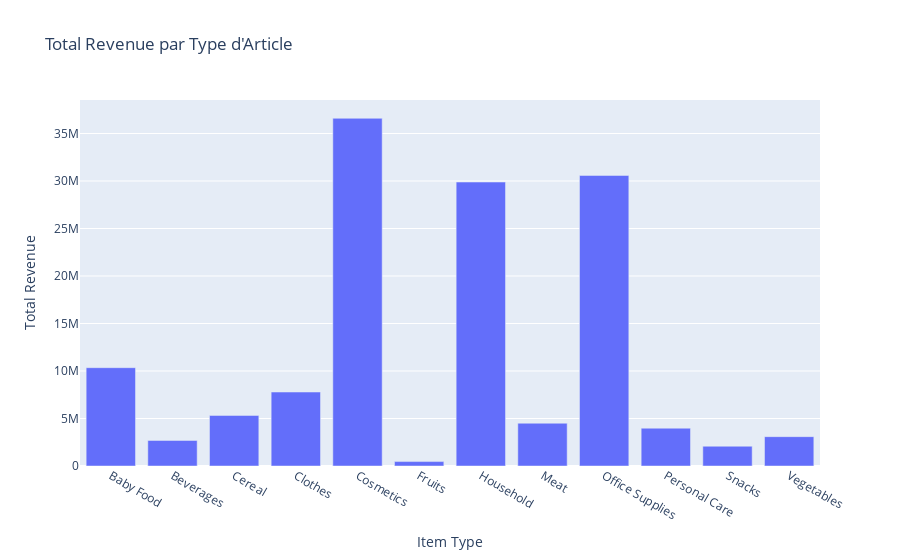

Notebook code for this chart:
### Code cell
fig_item = px.bar(item_summary, x='Item Type', y='Total Revenue', title='Total Revenue par Type d\'Article')
fig_item.show()

### Figure 1 — Plotly figure (JSON) as saved in the notebook; plotly's stock layout.template omitted (floating-point values rounded to 4 significant figures)
{"data": [{"alignmentgroup": "True", "hovertemplate": "Item Type=%{x}<br>Total Revenue=%{y}<extra></extra>", "legendgroup": "", "marker": {"color": "#636efa", "pattern": {"shape": ""}}, "name": "", "offsetgroup": "", "orientation": "v", "showlegend": false, "textposition": "auto", "type": "bar", "x": ["Baby Food", "Beverages", "Cereal", "Clothes", "Cosmetics", "Fruits", "Household", "Meat", "Office Supplies", "Personal Care", "Snacks", "Vegetables"], "xaxis": "x", "y": [10350000.0, 2691000.0, 5323000.0, 7787000.0, 36600000.0, 466500.0, 29890000.0, 4504000.0, 30590000.0, 3981000.0, 2081000.0, 3089000.0], "yaxis": "y"}], "layout": {"barmode": "relative", "legend": {"tracegroupgap": 0}, "title": {"text": "Total Revenue par Type d'Article"}, "xaxis": {"anchor": "y", "domain": [0, 1], "title": {"text": "Item Type"}}, "yaxis": {"anchor": "x", "domain": [0, 1], "title": {"text": "Total Revenue"}}}}
